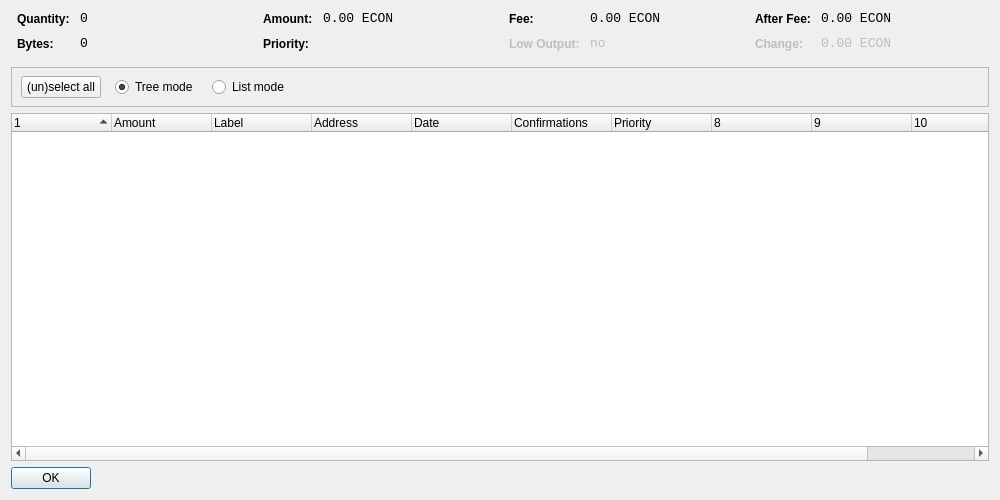
<?xml version="1.0" encoding="UTF-8"?>
<ui version="4.0">
 <class>CoinControlDialog</class>
 <widget class="QDialog" name="CoinControlDialog">
  <property name="geometry">
   <rect>
    <x>0</x>
    <y>0</y>
    <width>1000</width>
    <height>500</height>
   </rect>
  </property>
  <property name="windowTitle">
   <string>Coin Control</string>
  </property>
  <layout class="QVBoxLayout" name="verticalLayout">
   <item>
    <layout class="QHBoxLayout" name="horizontalLayoutTop" stretch="0,0,0,0">
     <property name="topMargin">
      <number>0</number>
     </property>
     <property name="bottomMargin">
      <number>10</number>
     </property>
     <item>
      <layout class="QFormLayout" name="formLayoutCoinControl1">
       <property name="horizontalSpacing">
        <number>10</number>
       </property>
       <property name="verticalSpacing">
        <number>10</number>
       </property>
       <property name="leftMargin">
        <number>6</number>
       </property>
       <property name="rightMargin">
        <number>6</number>
       </property>
       <item row="0" column="0">
        <widget class="QLabel" name="labelCoinControlQuantityText">
         <property name="styleSheet">
          <string notr="true">font-weight:bold;</string>
         </property>
         <property name="text">
          <string>Quantity:</string>
         </property>
        </widget>
       </item>
       <item row="0" column="1">
        <widget class="QLabel" name="labelCoinControlQuantity">
         <property name="font">
          <font>
           <family>Monospace</family>
           <pointsize>10</pointsize>
          </font>
         </property>
         <property name="cursor">
          <cursorShape>IBeamCursor</cursorShape>
         </property>
         <property name="contextMenuPolicy">
          <enum>Qt::ActionsContextMenu</enum>
         </property>
         <property name="text">
          <string notr="true">0</string>
         </property>
         <property name="textInteractionFlags">
          <set>Qt::LinksAccessibleByMouse|Qt::TextSelectableByKeyboard|Qt::TextSelectableByMouse</set>
         </property>
        </widget>
       </item>
       <item row="1" column="0">
        <widget class="QLabel" name="labelCoinControlBytesText">
         <property name="styleSheet">
          <string notr="true">font-weight:bold;</string>
         </property>
         <property name="text">
          <string>Bytes:</string>
         </property>
        </widget>
       </item>
       <item row="1" column="1">
        <widget class="QLabel" name="labelCoinControlBytes">
         <property name="font">
          <font>
           <family>Monospace</family>
           <pointsize>10</pointsize>
          </font>
         </property>
         <property name="cursor">
          <cursorShape>IBeamCursor</cursorShape>
         </property>
         <property name="contextMenuPolicy">
          <enum>Qt::ActionsContextMenu</enum>
         </property>
         <property name="text">
          <string notr="true">0</string>
         </property>
         <property name="textInteractionFlags">
          <set>Qt::LinksAccessibleByMouse|Qt::TextSelectableByKeyboard|Qt::TextSelectableByMouse</set>
         </property>
        </widget>
       </item>
      </layout>
     </item>
     <item>
      <layout class="QFormLayout" name="formLayoutCoinControl2">
       <property name="horizontalSpacing">
        <number>10</number>
       </property>
       <property name="verticalSpacing">
        <number>10</number>
       </property>
       <property name="leftMargin">
        <number>6</number>
       </property>
       <property name="rightMargin">
        <number>6</number>
       </property>
       <item row="0" column="0">
        <widget class="QLabel" name="labelCoinControlAmountText">
         <property name="styleSheet">
          <string notr="true">font-weight:bold;</string>
         </property>
         <property name="text">
          <string>Amount:</string>
         </property>
        </widget>
       </item>
       <item row="0" column="1">
        <widget class="QLabel" name="labelCoinControlAmount">
         <property name="font">
          <font>
           <family>Monospace</family>
           <pointsize>10</pointsize>
          </font>
         </property>
         <property name="cursor">
          <cursorShape>IBeamCursor</cursorShape>
         </property>
         <property name="contextMenuPolicy">
          <enum>Qt::ActionsContextMenu</enum>
         </property>
         <property name="text">
          <string notr="true">0.00 ECON</string>
         </property>
         <property name="textInteractionFlags">
          <set>Qt::LinksAccessibleByMouse|Qt::TextSelectableByKeyboard|Qt::TextSelectableByMouse</set>
         </property>
        </widget>
       </item>
       <item row="1" column="0">
        <widget class="QLabel" name="labelCoinControlPriorityText">
         <property name="styleSheet">
          <string notr="true">font-weight:bold;</string>
         </property>
         <property name="text">
          <string>Priority:</string>
         </property>
        </widget>
       </item>
       <item row="1" column="1">
        <widget class="QLabel" name="labelCoinControlPriority">
         <property name="font">
          <font>
           <family>Monospace</family>
           <pointsize>10</pointsize>
          </font>
         </property>
         <property name="cursor">
          <cursorShape>IBeamCursor</cursorShape>
         </property>
         <property name="contextMenuPolicy">
          <enum>Qt::ActionsContextMenu</enum>
         </property>
         <property name="text">
          <string/>
         </property>
         <property name="textInteractionFlags">
          <set>Qt::LinksAccessibleByMouse|Qt::TextSelectableByKeyboard|Qt::TextSelectableByMouse</set>
         </property>
        </widget>
       </item>
      </layout>
     </item>
     <item>
      <layout class="QFormLayout" name="formLayoutCoinControl3">
       <property name="horizontalSpacing">
        <number>10</number>
       </property>
       <property name="verticalSpacing">
        <number>10</number>
       </property>
       <property name="leftMargin">
        <number>6</number>
       </property>
       <property name="rightMargin">
        <number>6</number>
       </property>
       <item row="0" column="0">
        <widget class="QLabel" name="labelCoinControlFeeText">
         <property name="styleSheet">
          <string notr="true">font-weight:bold;</string>
         </property>
         <property name="text">
          <string>Fee:</string>
         </property>
        </widget>
       </item>
       <item row="0" column="1">
        <widget class="QLabel" name="labelCoinControlFee">
         <property name="font">
          <font>
           <family>Monospace</family>
           <pointsize>10</pointsize>
          </font>
         </property>
         <property name="cursor">
          <cursorShape>IBeamCursor</cursorShape>
         </property>
         <property name="contextMenuPolicy">
          <enum>Qt::ActionsContextMenu</enum>
         </property>
         <property name="text">
          <string notr="true">0.00 ECON</string>
         </property>
         <property name="textInteractionFlags">
          <set>Qt::LinksAccessibleByMouse|Qt::TextSelectableByKeyboard|Qt::TextSelectableByMouse</set>
         </property>
        </widget>
       </item>
       <item row="1" column="0">
        <widget class="QLabel" name="labelCoinControlLowOutputText">
         <property name="enabled">
          <bool>false</bool>
         </property>
         <property name="styleSheet">
          <string notr="true">font-weight:bold;</string>
         </property>
         <property name="text">
          <string>Low Output:</string>
         </property>
        </widget>
       </item>
       <item row="1" column="1">
        <widget class="QLabel" name="labelCoinControlLowOutput">
         <property name="enabled">
          <bool>false</bool>
         </property>
         <property name="font">
          <font>
           <family>Monospace</family>
           <pointsize>10</pointsize>
          </font>
         </property>
         <property name="cursor">
          <cursorShape>IBeamCursor</cursorShape>
         </property>
         <property name="contextMenuPolicy">
          <enum>Qt::ActionsContextMenu</enum>
         </property>
         <property name="text">
          <string notr="true">no</string>
         </property>
         <property name="textInteractionFlags">
          <set>Qt::LinksAccessibleByMouse|Qt::TextSelectableByKeyboard|Qt::TextSelectableByMouse</set>
         </property>
        </widget>
       </item>
      </layout>
     </item>
     <item>
      <layout class="QFormLayout" name="formLayoutCoinControl4">
       <property name="horizontalSpacing">
        <number>10</number>
       </property>
       <property name="verticalSpacing">
        <number>10</number>
       </property>
       <property name="leftMargin">
        <number>6</number>
       </property>
       <property name="rightMargin">
        <number>6</number>
       </property>
       <item row="0" column="0">
        <widget class="QLabel" name="labelCoinControlAfterFeeText">
         <property name="styleSheet">
          <string notr="true">font-weight:bold;</string>
         </property>
         <property name="text">
          <string>After Fee:</string>
         </property>
        </widget>
       </item>
       <item row="0" column="1">
        <widget class="QLabel" name="labelCoinControlAfterFee">
         <property name="font">
          <font>
           <family>Monospace</family>
           <pointsize>10</pointsize>
          </font>
         </property>
         <property name="cursor">
          <cursorShape>IBeamCursor</cursorShape>
         </property>
         <property name="contextMenuPolicy">
          <enum>Qt::ActionsContextMenu</enum>
         </property>
         <property name="text">
          <string notr="true">0.00 ECON</string>
         </property>
         <property name="textInteractionFlags">
          <set>Qt::LinksAccessibleByMouse|Qt::TextSelectableByKeyboard|Qt::TextSelectableByMouse</set>
         </property>
        </widget>
       </item>
       <item row="1" column="0">
        <widget class="QLabel" name="labelCoinControlChangeText">
         <property name="enabled">
          <bool>false</bool>
         </property>
         <property name="styleSheet">
          <string notr="true">font-weight:bold;</string>
         </property>
         <property name="text">
          <string>Change:</string>
         </property>
        </widget>
       </item>
       <item row="1" column="1">
        <widget class="QLabel" name="labelCoinControlChange">
         <property name="enabled">
          <bool>false</bool>
         </property>
         <property name="font">
          <font>
           <family>Monospace</family>
           <pointsize>10</pointsize>
          </font>
         </property>
         <property name="cursor">
          <cursorShape>IBeamCursor</cursorShape>
         </property>
         <property name="contextMenuPolicy">
          <enum>Qt::ActionsContextMenu</enum>
         </property>
         <property name="text">
          <string notr="true">0.00 ECON</string>
         </property>
         <property name="textInteractionFlags">
          <set>Qt::LinksAccessibleByMouse|Qt::TextSelectableByKeyboard|Qt::TextSelectableByMouse</set>
         </property>
        </widget>
       </item>
      </layout>
     </item>
    </layout>
   </item>
   <item>
    <widget class="QFrame" name="frame">
     <property name="minimumSize">
      <size>
       <width>0</width>
       <height>40</height>
      </size>
     </property>
     <property name="frameShape">
      <enum>QFrame::StyledPanel</enum>
     </property>
     <property name="frameShadow">
      <enum>QFrame::Sunken</enum>
     </property>
     <widget class="QWidget" name="horizontalLayoutWidget">
      <property name="geometry">
       <rect>
        <x>10</x>
        <y>0</y>
        <width>781</width>
        <height>41</height>
       </rect>
      </property>
      <layout class="QHBoxLayout" name="horizontalLayoutPanel" stretch="0,0,0,0,0">
       <property name="spacing">
        <number>14</number>
       </property>
       <item>
        <widget class="QPushButton" name="pushButtonSelectAll">
         <property name="sizePolicy">
          <sizepolicy hsizetype="Maximum" vsizetype="Fixed">
           <horstretch>0</horstretch>
           <verstretch>0</verstretch>
          </sizepolicy>
         </property>
         <property name="text">
          <string>(un)select all</string>
         </property>
        </widget>
       </item>
       <item>
        <widget class="QRadioButton" name="radioTreeMode">
         <property name="sizePolicy">
          <sizepolicy hsizetype="Maximum" vsizetype="Fixed">
           <horstretch>0</horstretch>
           <verstretch>0</verstretch>
          </sizepolicy>
         </property>
         <property name="text">
          <string>Tree mode</string>
         </property>
         <property name="checked">
          <bool>true</bool>
         </property>
        </widget>
       </item>
       <item>
        <widget class="QRadioButton" name="radioListMode">
         <property name="sizePolicy">
          <sizepolicy hsizetype="Maximum" vsizetype="Fixed">
           <horstretch>0</horstretch>
           <verstretch>0</verstretch>
          </sizepolicy>
         </property>
         <property name="text">
          <string>List mode</string>
         </property>
        </widget>
       </item>
       <item>
        <spacer name="horizontalSpacer">
         <property name="orientation">
          <enum>Qt::Horizontal</enum>
         </property>
         <property name="sizeHint" stdset="0">
          <size>
           <width>40</width>
           <height>20</height>
          </size>
         </property>
        </spacer>
       </item>
      </layout>
     </widget>
    </widget>
   </item>
   <item>
    <widget class="CoinControlTreeWidget" name="treeWidget">
     <property name="contextMenuPolicy">
      <enum>Qt::CustomContextMenu</enum>
     </property>
     <property name="sortingEnabled">
      <bool>false</bool>
     </property>
     <property name="columnCount">
      <number>11</number>
     </property>
     <attribute name="headerShowSortIndicator" stdset="0">
      <bool>true</bool>
     </attribute>
     <attribute name="headerStretchLastSection">
      <bool>false</bool>
     </attribute>
     <column>
      <property name="text">
       <string/>
      </property>
     </column>
     <column>
      <property name="text">
       <string>Amount</string>
      </property>
     </column>
     <column>
      <property name="text">
       <string>Label</string>
      </property>
     </column>
     <column>
      <property name="text">
       <string>Address</string>
      </property>
     </column>
     <column>
      <property name="text">
       <string>Date</string>
      </property>
     </column>
     <column>
      <property name="text">
       <string>Confirmations</string>
      </property>
      <property name="toolTip">
       <string>Confirmed</string>
      </property>
     </column>
     <column>
      <property name="text">
       <string>Priority</string>
      </property>
     </column>
     <column>
      <property name="text">
       <string/>
      </property>
     </column>
     <column>
      <property name="text">
       <string/>
      </property>
     </column>
     <column>
      <property name="text">
       <string/>
      </property>
     </column>
     <column>
      <property name="text">
       <string/>
      </property>
     </column>
    </widget>
   </item>
   <item>
    <widget class="QDialogButtonBox" name="buttonBox">
     <property name="sizePolicy">
      <sizepolicy hsizetype="Maximum" vsizetype="Fixed">
       <horstretch>0</horstretch>
       <verstretch>0</verstretch>
      </sizepolicy>
     </property>
     <property name="orientation">
      <enum>Qt::Horizontal</enum>
     </property>
     <property name="standardButtons">
      <set>QDialogButtonBox::Ok</set>
     </property>
    </widget>
   </item>
  </layout>
 </widget>
 <customwidgets>
  <customwidget>
   <class>CoinControlTreeWidget</class>
   <extends>QTreeWidget</extends>
   <header>coincontroltreewidget.h</header>
  </customwidget>
 </customwidgets>
 <resources/>
 <connections/>
</ui>
